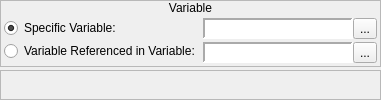
     <widget class="QWidget" name="wVariable_2">
      <layout class="QVBoxLayout" name="verticalLayout_14">
       <property name="spacing">
        <number>3</number>
       </property>
       <property name="margin">
        <number>0</number>
       </property>
       <item>
        <widget class="QFrame" name="frame_39">
         <property name="sizePolicy">
          <sizepolicy hsizetype="Preferred" vsizetype="Fixed">
           <horstretch>0</horstretch>
           <verstretch>0</verstretch>
          </sizepolicy>
         </property>
         <property name="frameShape">
          <enum>QFrame::StyledPanel</enum>
         </property>
         <property name="frameShadow">
          <enum>QFrame::Raised</enum>
         </property>
         <layout class="QVBoxLayout" name="verticalLayout_70">
          <property name="spacing">
           <number>0</number>
          </property>
          <property name="margin">
           <number>0</number>
          </property>
          <item>
           <widget class="QLabel" name="label_26">
            <property name="sizePolicy">
             <sizepolicy hsizetype="Preferred" vsizetype="Fixed">
              <horstretch>0</horstretch>
              <verstretch>0</verstretch>
             </sizepolicy>
            </property>
            <property name="text">
             <string>Variable</string>
            </property>
            <property name="alignment">
             <set>Qt::AlignCenter</set>
            </property>
           </widget>
          </item>
          <item>
           <widget class="QWidget" name="widget_32" native="true">
            <layout class="QHBoxLayout" name="horizontalLayout_31">
             <property name="spacing">
              <number>3</number>
             </property>
             <property name="margin">
              <number>3</number>
             </property>
             <item>
              <widget class="QWidget" name="widget_4" native="true">
               <property name="sizePolicy">
                <sizepolicy hsizetype="Fixed" vsizetype="Preferred">
                 <horstretch>0</horstretch>
                 <verstretch>0</verstretch>
                </sizepolicy>
               </property>
               <layout class="QVBoxLayout" name="verticalLayout_71">
                <property name="spacing">
                 <number>3</number>
                </property>
                <property name="margin">
                 <number>0</number>
                </property>
                <item>
                 <widget class="QRadioButton" name="variable_rbSpecificVariable">
                  <property name="sizePolicy">
                   <sizepolicy hsizetype="Fixed" vsizetype="Fixed">
                    <horstretch>0</horstretch>
                    <verstretch>0</verstretch>
                   </sizepolicy>
                  </property>
                  <property name="text">
                   <string>Specific Variable:</string>
                  </property>
                  <property name="checked">
                   <bool>true</bool>
                  </property>
                 </widget>
                </item>
                <item>
                 <widget class="QRadioButton" name="variable_rbReferencedVariable">
                  <property name="sizePolicy">
                   <sizepolicy hsizetype="Fixed" vsizetype="Fixed">
                    <horstretch>0</horstretch>
                    <verstretch>0</verstretch>
                   </sizepolicy>
                  </property>
                  <property name="text">
                   <string>Variable Referenced in Variable:</string>
                  </property>
                 </widget>
                </item>
               </layout>
              </widget>
             </item>
             <item>
              <layout class="QVBoxLayout" name="verticalLayout_72">
               <property name="spacing">
                <number>3</number>
               </property>
               <item>
                <widget class="QWidget" name="variable_wVariable" native="true">
                 <layout class="QHBoxLayout" name="horizontalLayout_54">
                  <property name="spacing">
                   <number>0</number>
                  </property>
                  <property name="margin">
                   <number>0</number>
                  </property>
                  <item>
                   <widget class="QLabel" name="variable_lblVariable">
                    <property name="sizePolicy">
                     <sizepolicy hsizetype="Preferred" vsizetype="Preferred">
                      <horstretch>0</horstretch>
                      <verstretch>0</verstretch>
                     </sizepolicy>
                    </property>
                    <property name="minimumSize">
                     <size>
                      <width>150</width>
                      <height>0</height>
                     </size>
                    </property>
                    <property name="font">
                     <font>
                      <family>Monospace</family>
                     </font>
                    </property>
                    <property name="styleSheet">
                     <string notr="true">background-color: palette(base);</string>
                    </property>
                    <property name="frameShape">
                     <enum>QFrame::Panel</enum>
                    </property>
                    <property name="frameShadow">
                     <enum>QFrame::Sunken</enum>
                    </property>
                    <property name="lineWidth">
                     <number>2</number>
                    </property>
                    <property name="text">
                     <string/>
                    </property>
                   </widget>
                  </item>
                  <item>
                   <widget class="QToolButton" name="variable_bBrowseVariables">
                    <property name="text">
                     <string>...</string>
                    </property>
                    <property name="icon">
                     <iconset resource="gui_icons.qrc">
                      <normaloff>:/icons/fileopen.png</normaloff>:/icons/fileopen.png</iconset>
                    </property>
                   </widget>
                  </item>
                 </layout>
                </widget>
               </item>
               <item>
                <widget class="QWidget" name="variable_wReferenceVariable" native="true">
                 <layout class="QHBoxLayout" name="horizontalLayout_55">
                  <property name="spacing">
                   <number>0</number>
                  </property>
                  <property name="margin">
                   <number>0</number>
                  </property>
                  <item>
                   <widget class="QLabel" name="variable_lblReferenceVariable">
                    <property name="sizePolicy">
                     <sizepolicy hsizetype="Preferred" vsizetype="Preferred">
                      <horstretch>0</horstretch>
                      <verstretch>0</verstretch>
                     </sizepolicy>
                    </property>
                    <property name="minimumSize">
                     <size>
                      <width>150</width>
                      <height>0</height>
                     </size>
                    </property>
                    <property name="font">
                     <font>
                      <family>Monospace</family>
                     </font>
                    </property>
                    <property name="styleSheet">
                     <string notr="true">background-color: palette(base);</string>
                    </property>
                    <property name="frameShape">
                     <enum>QFrame::Panel</enum>
                    </property>
                    <property name="frameShadow">
                     <enum>QFrame::Sunken</enum>
                    </property>
                    <property name="lineWidth">
                     <number>2</number>
                    </property>
                    <property name="text">
                     <string/>
                    </property>
                   </widget>
                  </item>
                  <item>
                   <widget class="QToolButton" name="variable_bBrowseReferenceVariables">
                    <property name="text">
                     <string>...</string>
                    </property>
                    <property name="icon">
                     <iconset resource="gui_icons.qrc">
                      <normaloff>:/icons/fileopen.png</normaloff>:/icons/fileopen.png</iconset>
                    </property>
                   </widget>
                  </item>
                 </layout>
                </widget>
               </item>
              </layout>
             </item>
            </layout>
           </widget>
          </item>
         </layout>
        </widget>
       </item>
       <item>
        <widget class="QFrame" name="frame_11">
         <property name="frameShape">
          <enum>QFrame::StyledPanel</enum>
         </property>
         <property name="frameShadow">
          <enum>QFrame::Raised</enum>
         </property>
        </widget>
       </item>
      </layout>
     </widget>
